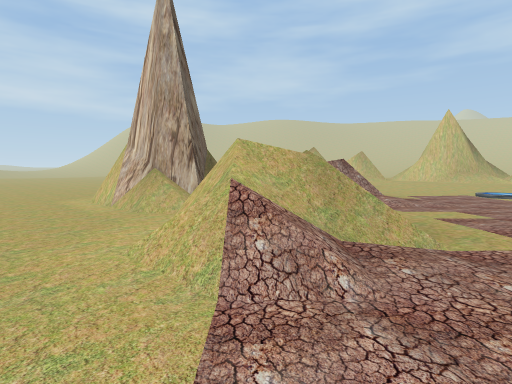
[1] (above)

24 first-person views from a walk through a Unity game level. The camera is 1.5 m above the floor, tilts 4° down and sees 80° across. The floor is counted in squares, 2 m on a side. Each view is taken from the middle of a square. On the plan, view 1 faces up. The plan holds only what a view shows up to about 10 squares ahead; the rest is blank. The place goes on beyond the plan. The player is left out. Some animated figures are left out.

[2]
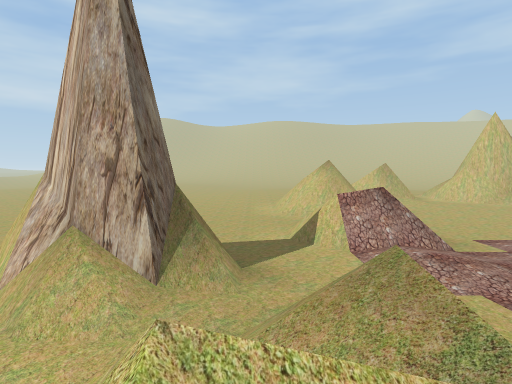

[3]
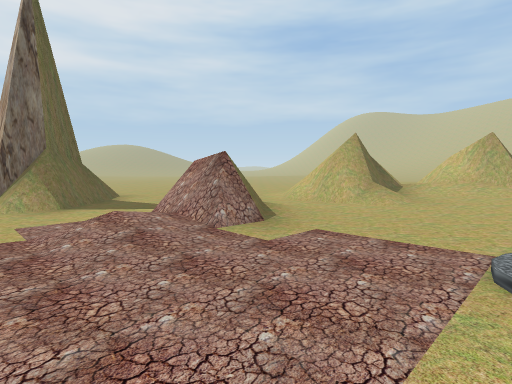

[4]
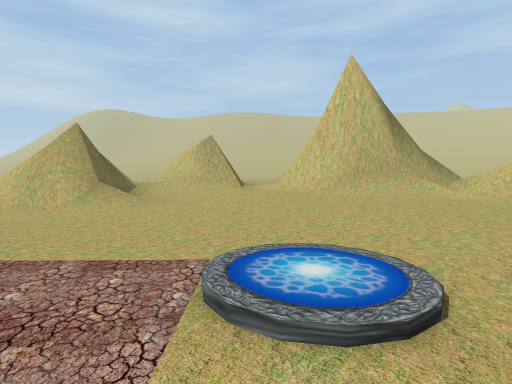

[5]
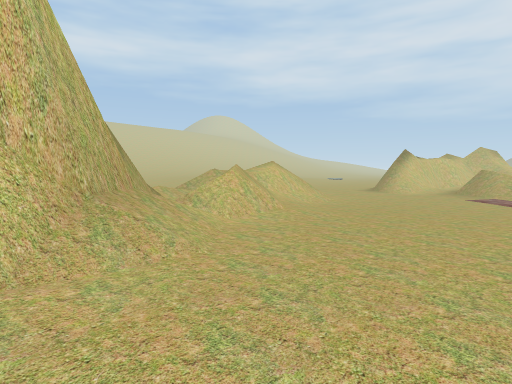

[6]
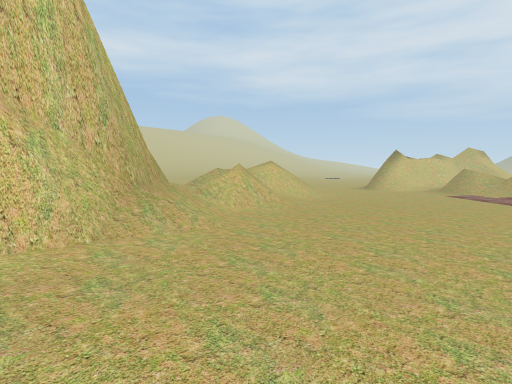

[7]
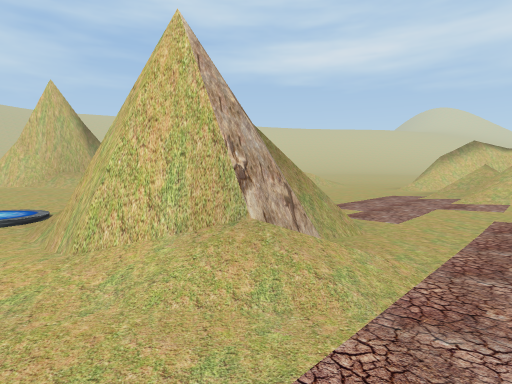

[8]
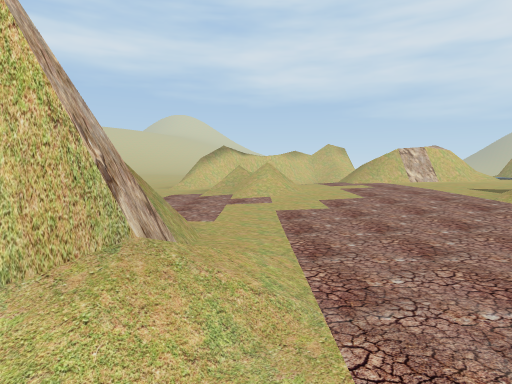

[9]
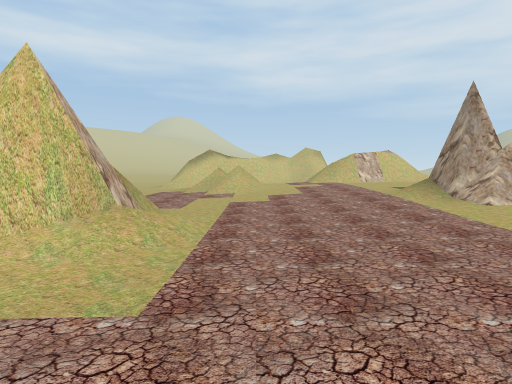

[10]
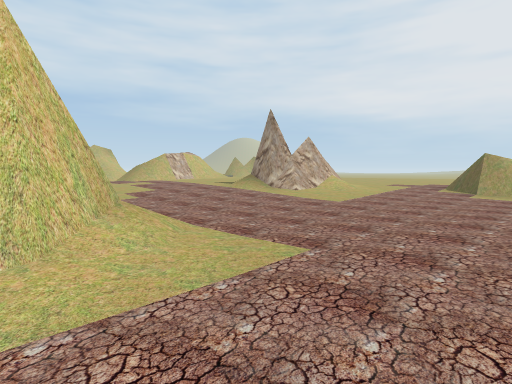

[11]
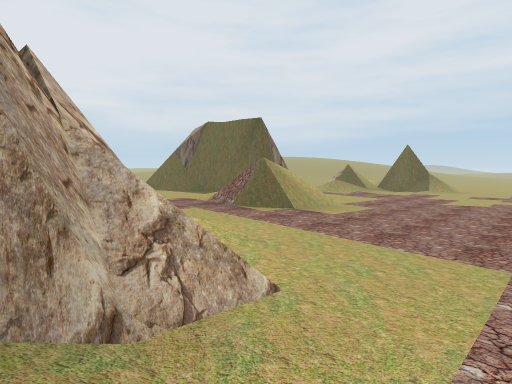

[12]
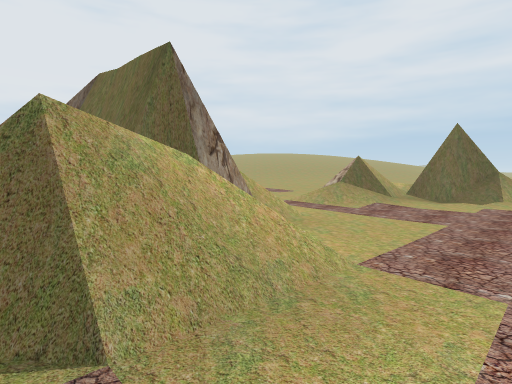

[13]
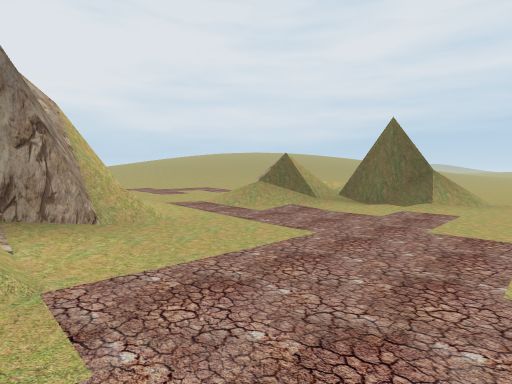

[14]
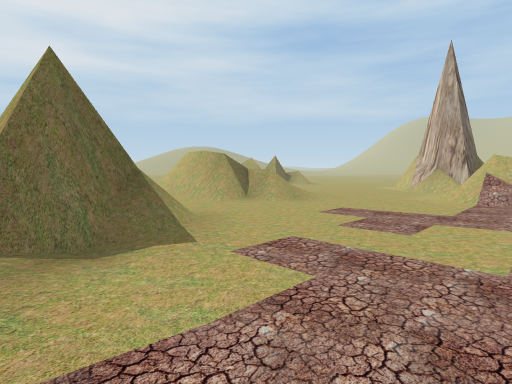

[15]
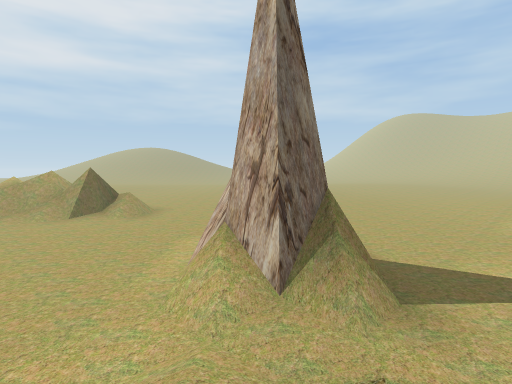

[16]
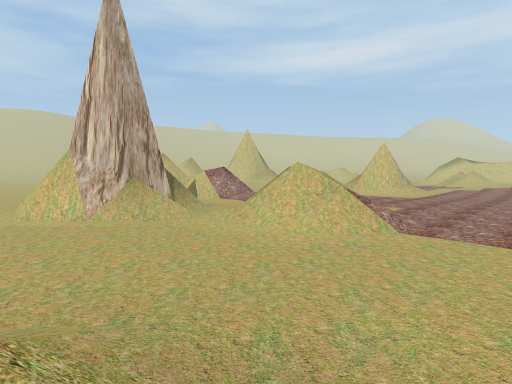

[17]
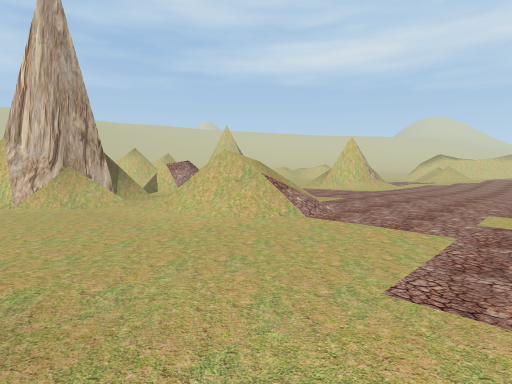

[18]
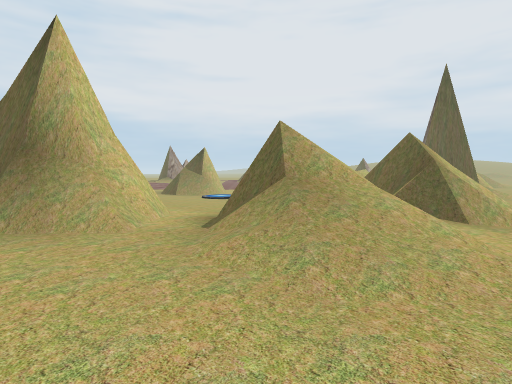

[19]
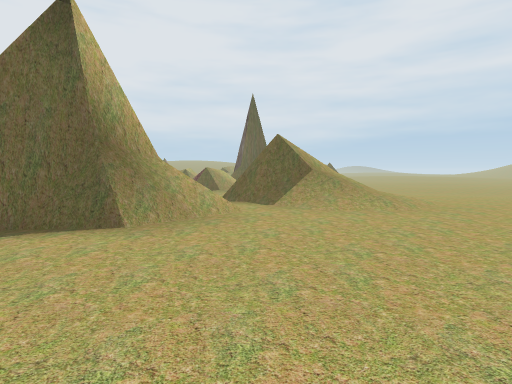

[20]
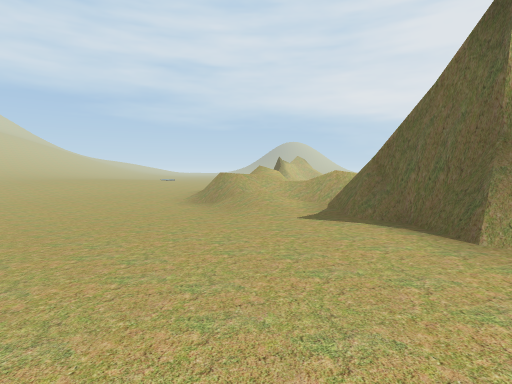

[21]
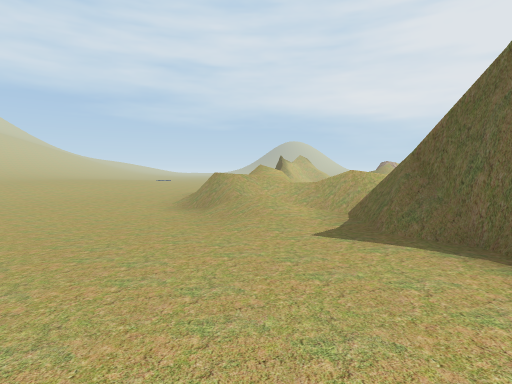

[22]
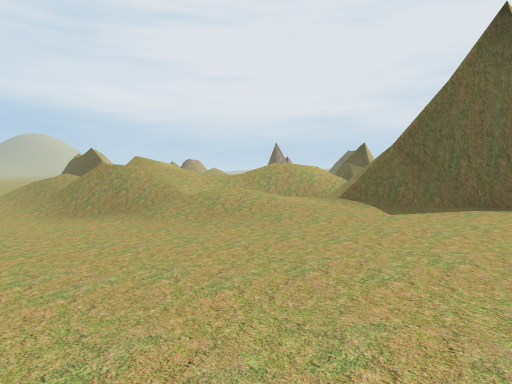

[23]
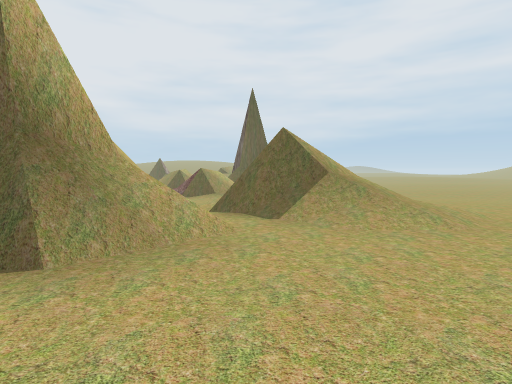

[24]
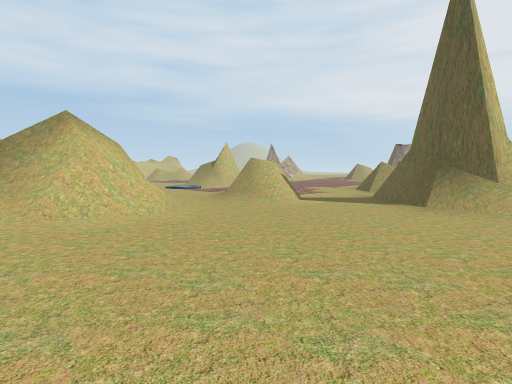

### Floor plan
Key: @ floor where view 1 was taken; # wall or solid block; . main floor; : floor 0.25 m higher than the main floor; + floor 0.5 m higher than the main floor; * floor 0.75 m higher than the main floor; / step, stairs or slope; = window, fence, low wall or low ledge.
Columns run from 5 left of view 1 to 22 right of it. Each row starts with its distance up from view 1.
 21            +++++++:..
 20     ::++++++++++++::.......
 19    .::+++///++++++::........
 18    .::+++///++++++::........
 17      ::++ /=+/=#++//.......
 16  ....:/====#+####=////....
 15  .....===///+####///////.
 14  .....#==///++///////////.
 13  ......==/:/::+++=///// ///
 12  ...........:::::////=/ ///
 11  .....///.....::::...//
 10  .....=/=......::......
  9 .//=..//#...:/.........
  8 ./###..//.....   ......
  7 ..###.../..../    .....
  6 ...//. ......##  .......
  5 ....// ......###.....///
  4 ....#//......//.....////
  3 ....///............://
  2 /..../............::++
  1 /................::++++
  0 //...@..........::+++++
 -1 =..............:://++++
 -2 ..............::###++++
 -3 .............::/##  ++*
 -4   #/....../=:::
 -5   #/....../=#:+
 -6   ##//../// /++
 -7   /=#/..### /+
 -8     =/.:### ++
 -9     ...:
-10     ..:
-11      ::

Positions as (right, up) in squares from view 1, and headings:
1: (0, 0), facing up
2: (0, 3), facing up
3: (7, 6), facing up-left
4: (7, 7), facing up
5: (7, 13), facing right
6: (6, 13), facing right
7: (7, 3), facing up-right
8: (7, 4), facing right
9: (5, 3), facing right
10: (5, 6), facing down-right
11: (12, 0), facing down-left
12: (7, -3), facing down-left
13: (5, -2), facing down-left
14: (1, -6), facing up-left
15: (1, 4), facing up-left
16: (-5, 0), facing up-right
17: (-4, -1), facing up-right
18: (6, 21), facing down
19: (11, 21), facing down-left
20: (9, 21), facing down-right
21: (10, 20), facing down-right
22: (14, 21), facing down
23: (10, 20), facing down-left
24: (-4, 16), facing down-right
